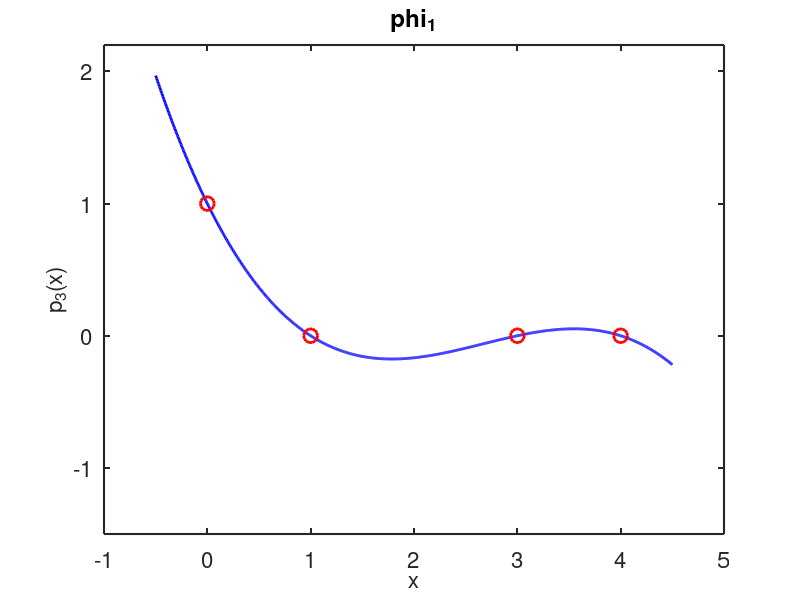
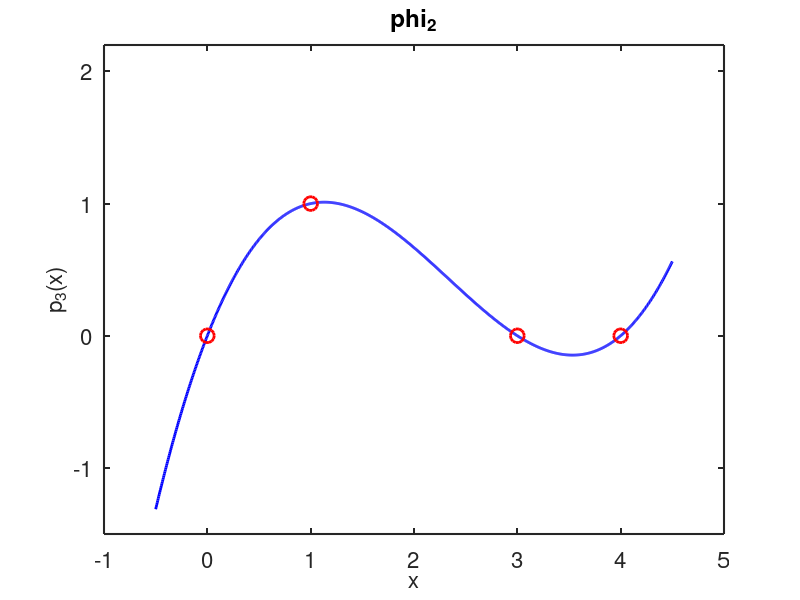
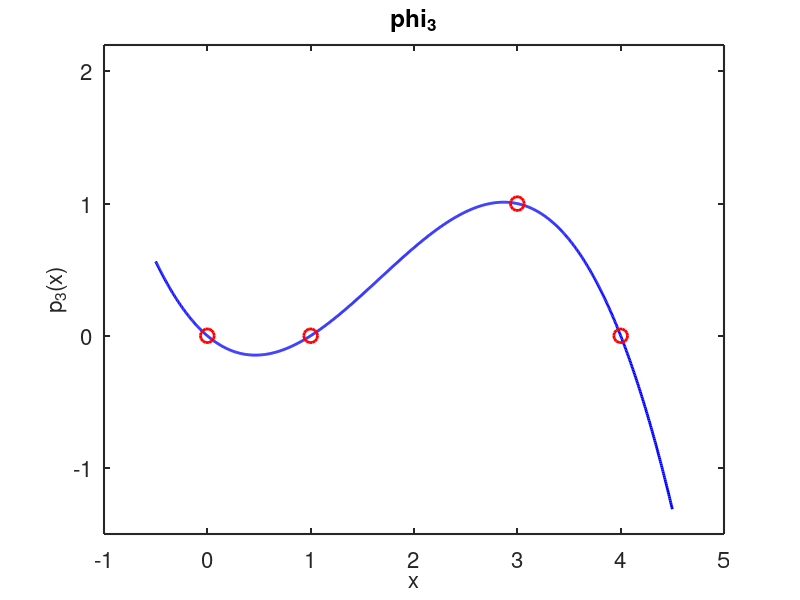
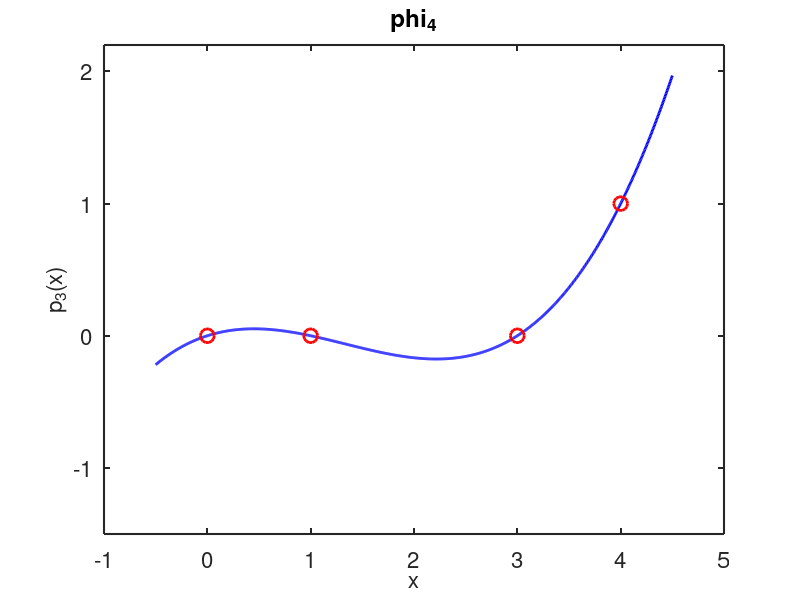

Source code (MATLAB) for these figures, in order:
%% Exercise 8.1
clc;clear;close all;
%% 1) 
% Find the interpolation polynomial of minimum order that interpolates such points
% using Lagrange polynomials as basis functions.

x = [0 1 3 4]';
y = [5 3 5 12]';


% Since we have 4 points the interpolant polynomial of minimum order is of 4-1 = third order.
% Store the coefficients of the Lagrange polynomials in a matrix.
lagr_poly=zeros(numel(x), numel(x));
for j = 1:numel(x)
	% set difference: nodes now contains all the nodes except x(i).
	nodes = setdiff(x, x(j));
	% poly(r) returns the coefficients (in a vector) of the polynomial
    % whose root are the elements of r.
	% poyval(coefficients, hat_x) evaluates the polynomial with 
    % given coefficients at the point hat_x.
	lagr_poly(:, j) = poly(nodes) / polyval(poly(nodes), x(j));
	% each column contains the coefficients of the j-th 
	% basis function
end

%% 2)
% Plot the values attained by the obtained polynomial on a finer grid of nodes and verify that the
% the polynomial actually interpolates the points.
xx = linspace(-0.5, 4.5, 1000);

% Display the basis functions


for i = 1:numel(x)
  name=sprintf("phi_%g",i);
  figure()
  hold on, box on
  axis([-1 5 -1.5 2.2])
  plot(xx, polyval(lagr_poly(:, i), xx), 'b-', 'LineWidth', 2)  
  plot(x, polyval(lagr_poly(:,i), x), 'ro', 'LineWidth', 2, 'MarkerSize', 10)
  set(gca,'FontSize',16)
  set(gca,'LineWidth',1.5)  
  xlabel('x','FontSize',16)
  ylabel('p_3(x)','FontSize',16)
  title(name)

end

% Sum the coefficients of the basis element with the weigths:
coeff = lagr_poly * y;
yy = polyval(coeff, xx);
%
figure
hold on, box on
plot(x, y, 'ro', 'LineWidth', 2, 'MarkerSize', 10)
plot(xx, yy, 'b-', 'LineWidth', 2)
axis([-1 5 0 20])
set(gca,'FontSize',16)
set(gca,'LineWidth',1.5)
xlabel('x','FontSize',16)
ylabel('p_3(x)','FontSize',16)
title("Lagrange Interpolating Polynomial")


%% 3)
% Repeat the operation using MATLAB command polyfit
coeff2 = polyfit(x, y, 3)
[coeff, coeff2']
